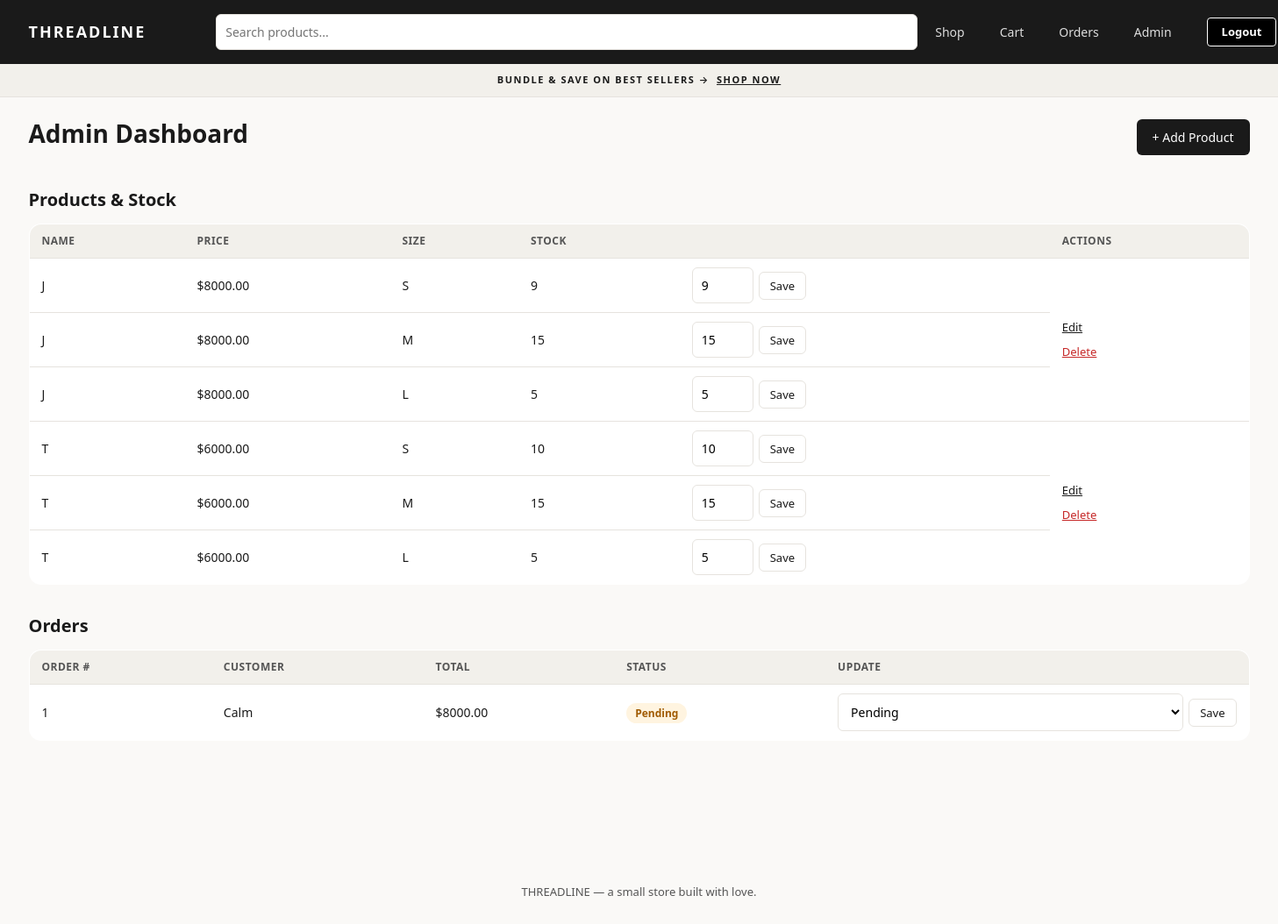
The page /admin (signed in) on the database its author committed.
### website/models.py (models this page shows)
class Product(db.Model):
    id = db.Column(db.Integer, primary_key=True)
    name = db.Column(db.String(150), nullable=False)
    price = db.Column(db.Float, nullable=False)
    description = db.Column(db.String(500))
    image_url = db.Column(db.String(300))
    category = db.Column(db.String(100), default='Uncategorized')
    variants = db.relationship('Variant', backref='product', lazy=True)

class Variant(db.Model):
    id = db.Column(db.Integer, primary_key=True)
    product_id = db.Column(db.Integer, db.ForeignKey('product.id'), nullable=False)
    size = db.Column(db.String(20), nullable=False)
    stock = db.Column(db.Integer, default=0)

class Order(db.Model):
    id = db.Column(db.Integer, primary_key=True)
    user_id = db.Column(db.Integer, db.ForeignKey('user.id'), nullable=False)
    date_created = db.Column(db.DateTime, default=datetime.utcnow)
    status = db.Column(db.String(50), default='Pending')
    total = db.Column(db.Float, nullable=False)
    items = db.relationship('OrderItem', backref='order', lazy=True)

class User(db.Model, UserMixin):
    id = db.Column(db.Integer, primary_key=True)
    email = db.Column(db.String(150), unique=True, nullable=False)
    password = db.Column(db.String(150), nullable=False)
    user_name = db.Column(db.String(150))
    is_admin = db.Column(db.Boolean, default=False)
    cart_items = db.relationship('CartItem', backref='user', lazy=True)
    orders = db.relationship('Order', backref='user', lazy=True)

### website/admin.py (the view)
@admin.route('/admin')
@login_required
@admin_required
def dashboard():
    products = Product.query.order_by(Product.id.desc()).all()
    orders = Order.query.order_by(Order.date_created.desc()).all()
    return render_template('admin_dashboard.html', products=products, orders=orders)

### website/admin.py (called while the page is built)
def admin_required(func):
    @wraps(func)
    def wrapper(*args, **kwargs):
        if not current_user.is_authenticated or not current_user.is_admin:
            abort(403)
        return func(*args, **kwargs)
    return wrapper

### website/templates/admin_dashboard.html (shortened to what this page needs)
{% extends "base.html" %}
{% block content %}
<div class="page-wide">
    <div class="admin-header">
        <h1>Admin Dashboard</h1>
        <a href="/admin/add-product" class="btn-primary">+ Add Product</a>
    </div>
    <h2>Products &amp; Stock</h2>
    <div class="table-wrap">
        <table class="admin-table">
            <tr><th>Name</th><th>Price</th><th>Size</th><th>Stock</th><th></th><th>Actions</th></tr>
            {% for product in products %}
                {% for variant in product.variants %}
                <tr>
                    <td>{{ product.name }}</td>
                    <td>${{ '%.2f'|format(product.price) }}</td>
                    <td>{{ variant.size }}</td>
                    <td>{{ variant.stock }}</td>
                    <td>
                        <form method="POST" action="/admin/update-variant-stock/{{ variant.id }}" class="inline-form">
                            <input type="number" name="stock" value="{{ variant.stock }}" min="0">
                            <button type="submit" class="btn-secondary btn-sm">Save</button>
                        </form>
                    </td>
                    {% if loop.first %}
                    <td rowspan="{{ product.variants|length }}" class="actions-cell">
                        <a href="/admin/edit-product/{{ product.id }}">Edit</a>
                        <form method="POST" action="/admin/delete-product/{{ product.id }}" onsubmit="return confirm('Delete this product and all its sizes?');">
                            <button type="submit" class="btn-remove-text">Delete</button>
                        </form>
                    </td>
                    {% endif %}
                </tr>
                {% endfor %}
            {% endfor %}
        </table>
    </div>
    <h2>Orders</h2>
    <div class="table-wrap">
        <table class="admin-table">
            <tr><th>Order #</th><th>Customer</th><th>Total</th><th>Status</th><th>Update</th></tr>
            {% for order in orders %}
            <tr>
                <td>{{ order.id }}</td>
                <td>{{ order.user.user_name }}</td>
                <td>${{ '%.2f'|format(order.total) }}</td>
                <td><span class="status-badge status-{{ order.status|lower }}">{{ order.status }}</span></td>
                <td>
                    <form method="POST" action="/admin/update-order/{{ order.id }}" class="inline-form">
                        <select name="status">
                            <option {% if order.status == 'Pending' %}selected{% endif %}>Pending</option>
                        </select>
                        <button type="submit" class="btn-secondary btn-sm">Save</button>
                    </form>
                </td>
            </tr>
            {% else %}
            <tr><td colspan="5"><em>No orders yet</em></td></tr>
            {% endfor %}
        </table>
    </div>
</div>
{% endblock %}

### website/static/css/style.css (style rules this page uses)
:root { --ink: #1a1a1a; --ink-soft: #555; --paper: #faf9f7; --card: #ffffff; --line: #e6e3de; --accent: #b5651d; --success: #2e7d32; --error: #c62828; --radius: 10px; }
* { box-sizing: border-box; }
body { font-family: 'Segoe UI', -apple-system, Arial, sans-serif; margin: 0; background-color: var(--paper); color: var(--ink); line-height: 1.5; }
a { color: inherit; }
h1 { font-size: 28px; margin: 0 0 8px; }
h2 { font-size: 20px; margin: 32px 0 12px; }
.page-wide { padding-top: 20px; }
button, .btn-primary, .btn-secondary { font-family: inherit; cursor: pointer; border-radius: 6px; font-size: 14px; border: none; padding: 10px 18px; text-decoration: none; display: inline-block; text-align: center; }
.btn-primary { background-color: var(--ink); color: #fff; }
.btn-secondary { background: #fff; color: var(--ink); border: 1px solid var(--line) !important; }
.btn-sm { padding: 6px 12px; font-size: 13px; }
.btn-remove-text { background: none; border: none; color: var(--error); padding: 0; font-size: 13px; text-decoration: underline; }
input, select, textarea { padding: 10px; border-radius: 6px; border: 1px solid var(--line); font-family: inherit; font-size: 14px; width: 100%; background: #fff; }
.inline-form { display: flex; gap: 6px; align-items: center; }
.inline-form input { width: 70px; }
.status-badge { font-size: 12px; padding: 3px 10px; border-radius: 12px; font-weight: 600; }
.status-pending { background: #fff4e0; color: #a05a00; }
.admin-header { display: flex; justify-content: space-between; align-items: center; }
.table-wrap { overflow-x: auto; margin-bottom: 20px; }
.admin-table { width: 100%; border-collapse: collapse; background: var(--card); border: 1px solid var(--line); border-radius: 14px; overflow: hidden; }
.admin-table th, .admin-table td { padding: 10px 14px; text-align: left; border-bottom: 1px solid var(--line); font-size: 14px; }
.admin-table th { background: #f2f0eb; font-size: 12px; text-transform: uppercase; letter-spacing: 0.5px; color: var(--ink-soft); }
.actions-cell { vertical-align: middle; }
.actions-cell a { display: block; margin-bottom: 6px; font-size: 13px; text-decoration: underline; }

### rows shown on the page
Product: name "J", price "8000.00"
Variant: size "S", stock "9"
Variant: size "M", stock "15"
Variant: size "L", stock "5"
Product: name "T", price "6000.00"
Variant: size "S", stock "10"
Variant: size "M", stock "15"
Variant: size "L", stock "5"
Order: id "1", user.user_name "Calm", total "8000.00", status "Pending"
